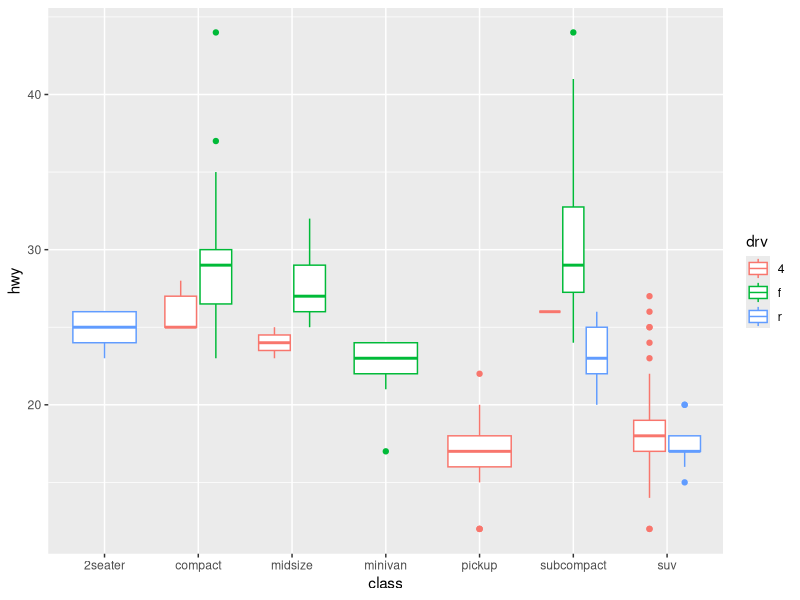

The R script that drew this image:
## ---- chunk 1
knitr::opts_chunk$set(echo = TRUE)
## ---- chunk 2
library(tidyverse)
## ---- chunk 3
ggplot(mpg, aes(class, hwy)) + 
  geom_boxplot(aes(color = drv))
